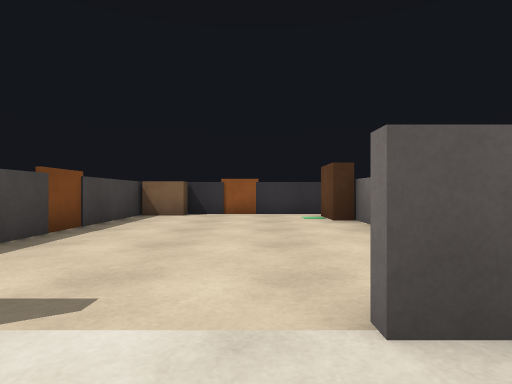
View 1 (above)

13 first-person views from a walk through a scene from a Unity 3-D project. The camera is 0.68 m above the floor, looks level and sees 80° across. The floor is counted in squares, 1 m on a side. Each view is taken from the middle of a square. On the plan, view 1 faces up. The plan holds only what a view shows up to about 10 squares ahead; the rest is blank. The place goes on beyond the plan. The player is left out.

View 2
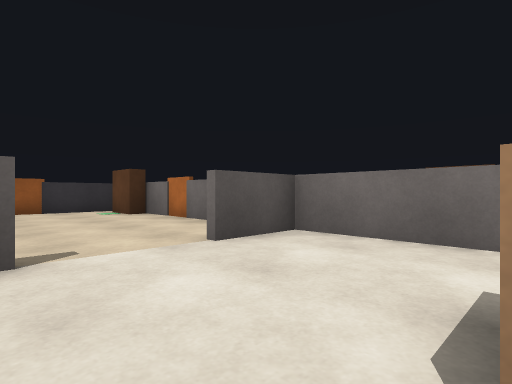

View 3
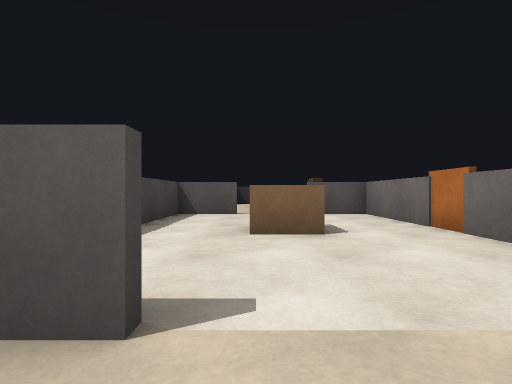

View 4
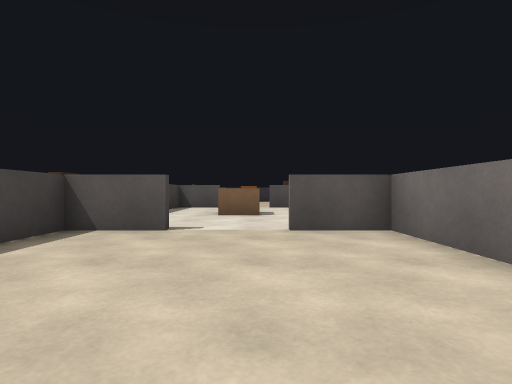

View 5
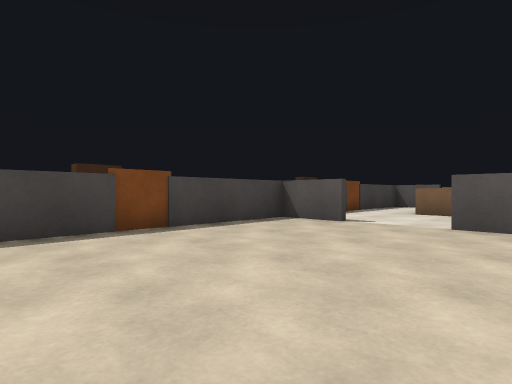

View 6
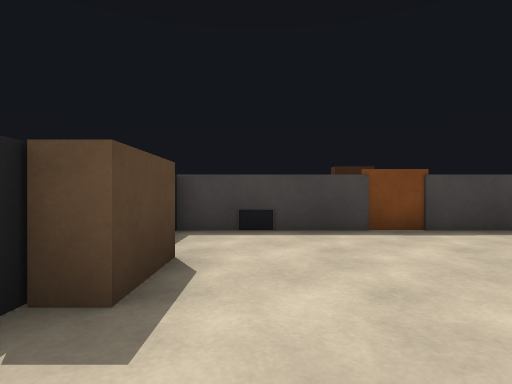

View 7
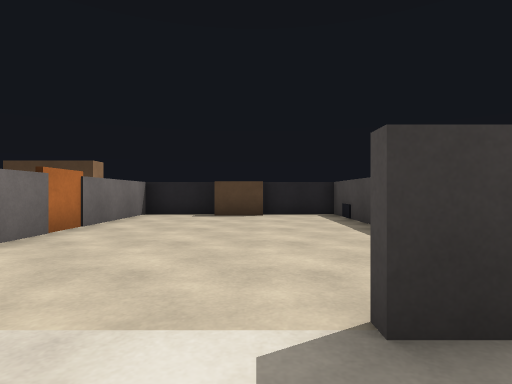

View 8
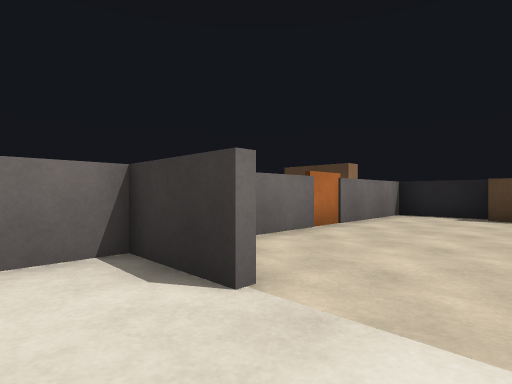

View 9
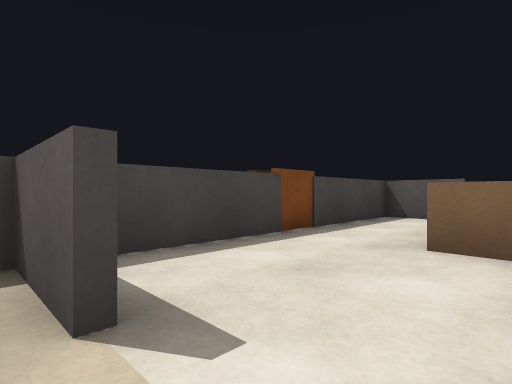

View 10
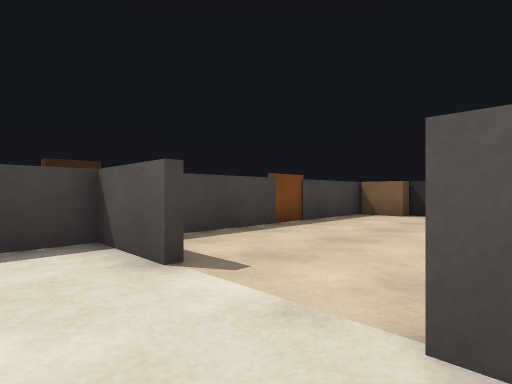

View 11
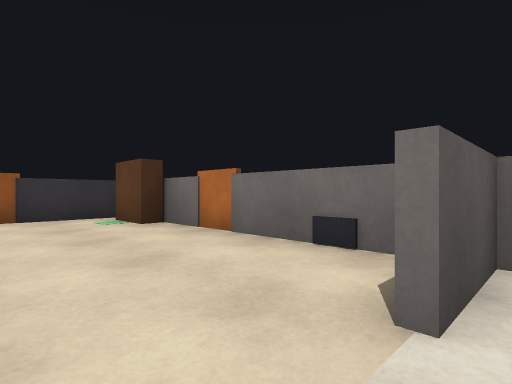

View 12
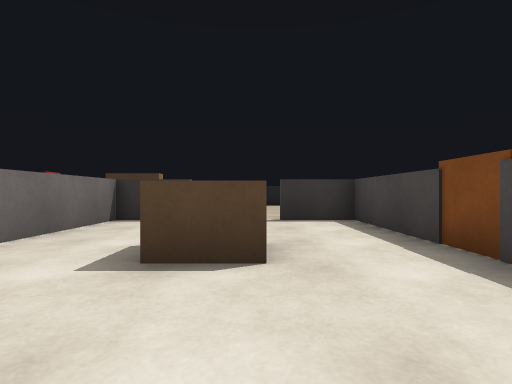

View 13
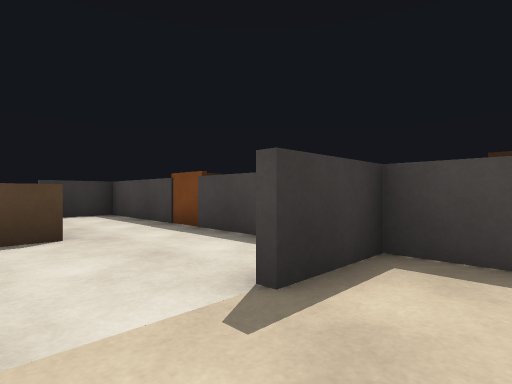

### Floor plan
Points are (right, up) in squares from view 1. A wall is a line through its corners. A room is listed if a view was taken in it or the views show most of it. See-through windows are left out.
Room 1 (views 1, 2, 7, 8, 10, 11, 12)
walls: (-1.5, 1.4) (-3.5, 1.4); (0.5, -6.4) (2.5, -6.4); (-3.4, 2.1) (-3.4, -5.9); (-3.5, -6.4) (-1.5, -6.4); (2.4, -6) (2.4, 1.4) (0.5, 1.4)
ways out: opening at (-0.5, -6) to room 2; opening at (-0.5, 2) to room 3
objects: other object (-1, -3) to (0, -2)
Room 2 (views 3, 4, 5, 6, 9)
walls: (-1.5, -6.6) (-3.5, -6.6); (2.5, -6.6) (0.5, -6.6); (-3.4, -5.9) (-3.4, -14.4) (2.4, -14.4) (2.4, -6)
ways out: opening at (-0.5, -6) to room 1
objects: other object (-4, -13); other object (-1, -14) to (0, -14)
Room 3 (view 13)
walls: (-3.4, 8.1) (-3.4, 2.1); (2.1, 9.4) (-2.1, 9.4); (-3.5, 1.6) (-1.5, 1.6); (2.4, 2.2) (2.4, 7.2)
ways out: opening at (-0.5, 2) to room 1
objects: other object (-3, 9) to (-2, 9); other object (2, 8)

Positions as (right, up) in squares from view 1, and headings:
1: (0, 0), facing up
2: (-2, -2), facing up-right
3: (-1, -8), facing up
4: (0, -12), facing up
5: (2, -13), facing up-left
6: (2, -13), facing left
7: (-1, -5), facing down
8: (-1, -5), facing down-right
9: (0, -7), facing up-left
10: (1, 0), facing up-left
11: (-1, 1), facing up-right
12: (-1, 1), facing down
13: (0, 3), facing down-left
